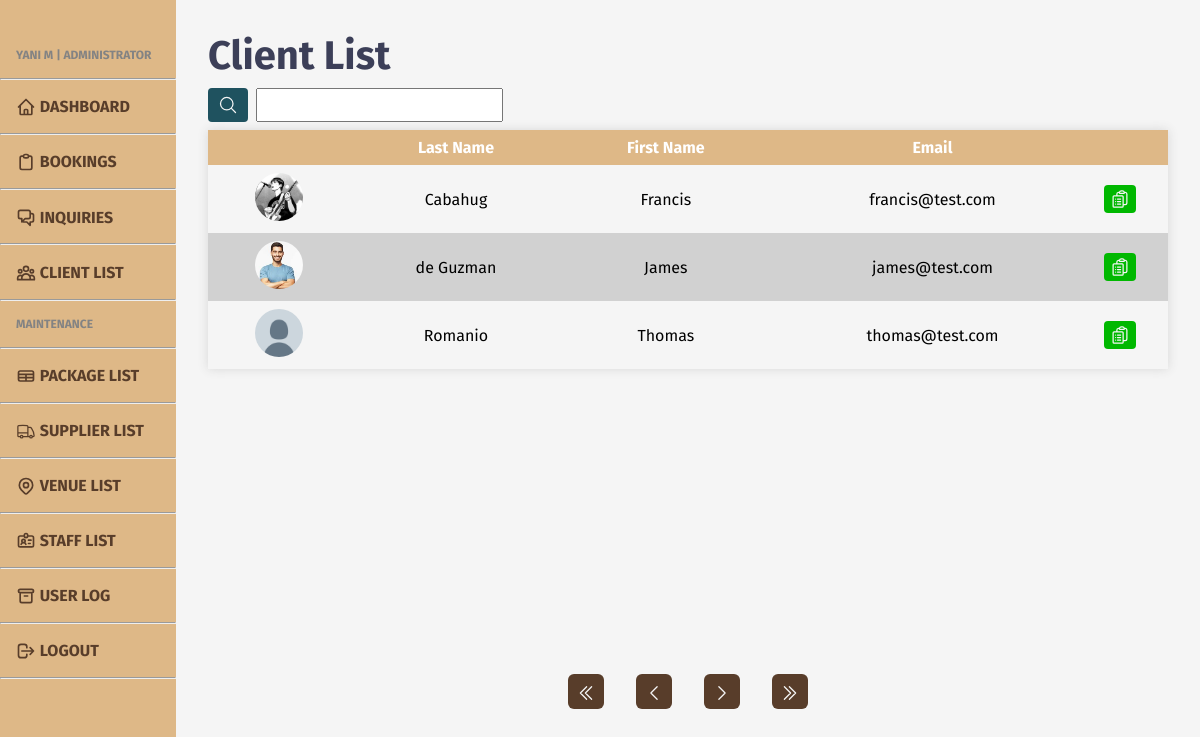
The app's page /admin/admin-clients.php (signed in) with its own data.
### tables this page shows
CREATE TABLE `client` (
  `clnt_id` int(11) NOT NULL,
  `clnt_fn` varchar(50) NOT NULL,
  `clnt_mn` varchar(50) DEFAULT NULL,
  `clnt_ln` varchar(50) NOT NULL,
  `clnt_contno` varchar(11) NOT NULL,
  `clnt_add` varchar(100) NOT NULL,
  `clnt_email` varchar(100) NOT NULL,
  `clnt_pass` varchar(255) NOT NULL,
  `clnt_img` varchar(255) DEFAULT NULL
);

### admin/admin-clients.php (the view, shortened to what this page needs)
<?php
include '../includes/admin-head.php';
require '../db/database.php';
?>
<head>
    <link rel="stylesheet" href="../styles/admin/admin-upper.css">
</head>
<body>
    <?php
    include '../includes/admin-header.php';
    ?>
    <main class="content">
        <h1>Client List</h1>
        <form id="top-form" action="admin-clients.php" method="GET">
            <button name="search-submit" id="search"><svg xmlns="http://www.w3.org/2000/svg" fill="none" viewBox="0 0 24 24" stroke-width="1.5" stroke="currentColor" class="w-6 h-6">
                    <path stroke-linecap="round" stroke-linejoin="round" d="M21 21l-5.197-5.197m0 0A7.5 7.5 0 105.196 5.196a7.5 7.5 0 0010.607 10.607z" />
                </svg>
            </button>
            <input name="search" type="text">
        </form>
        <div class="tbl-cont">
            <table>
                <tr>
                    <th></th>
                    <th>Last Name</th>
                    <th>First Name</th>
                    <th>Email</th>
                    <th></th>
                </tr>
                <?php
                if (isset($_GET['search-submit'])) {
                    $queried = mysqli_real_escape_string($conn, preg_replace('/\s+/', ' ', trim($_GET['search'])));
                    if (strpos($queried, ", ")) {
                        $query = str_replace(", ", " ", $queried);
                        $keys = explode(" ", $query);
                    } else if (strpos($queried, ",")) {
                        $query = str_replace(",", " ", $queried);
                        $keys = explode(" ", $query);
                    } else {
                        $keys = explode(" ", $queried);
                    }
                    if (empty($queried)) {
                        unset($_COOKIE["search"]);
                        if (isset($_GET['pageno'])) {
                            $pageno = $_GET['pageno'];
                        } else {
                            $pageno = 1;
                        }
                        $no_of_records_per_page = 8;
                        $offset = ($pageno - 1) * $no_of_records_per_page;
                        $total_pages_sql = "SELECT COUNT(*) FROM client ORDER BY clnt_fn ASC";
                        $result = mysqli_query($conn, $total_pages_sql);
                        $total_rows = mysqli_fetch_array($result)[0];
                        $total_pages = ceil($total_rows / $no_of_records_per_page);
                        $sql = "SELECT * FROM client ORDER BY clnt_fn ASC LIMIT $offset, $no_of_records_per_page";
                        $res_data = mysqli_query($conn, $sql);
                        while ($row = mysqli_fetch_array($res_data)) { ?>
                            <tr>
                                <td>
                                    <div id="small-icon">
                                        <?php if ($row['clnt_img'] == NULL) { ?>
                                            <img src="../images/client/default.jpg">
                                        <?php } else { ?>
                                            <img src="../images/client/<?php echo $row['clnt_img']; ?>">
                                        <?php } ?>
                                    </div>
                                </td>
                                <td><?php echo $row['clnt_ln']; ?></td>
                                <td><?php echo $row['clnt_fn']; ?></td>
                                <td><?php echo $row['clnt_email']; ?></td>
                                <td class="btn">
                                    <form action="admin-clients-view.php?clnt_id=<?php echo $row['clnt_id']; ?>" method="post">
                                        <button name="view" id="view">
                                            <svg xmlns="http://www.w3.org/2000/svg" fill="none" viewBox="0 0 24 24" stroke-width="1.5" stroke="currentColor" class="w-6 h-6">
                                                <path stroke-linecap="round" stroke-linejoin="round" d="M9 12h3.75M9 15h3.75M9 18h3.75m3 .75H18a2.25 2.25 0 002.25-2.25V6.108c0-1.135-.845-2.098-1.976-2.192a48.424 48.424 0 00-1.123-.08m-5.801 0c-.065.21-.1.433-.1.664 0 .414.336.75.75.75h4.5a.75.75 0 00.75-.75 2.25 2.25 0 00-.1-.664m-5.8 0A2.251 2.251 0 0113.5 2.25H15c1.012 0 1.867.668 2.15 1.586m-5.8 0c-.376.023-.75.05-1.124.08C9.095 4.01 8.25 4.973 8.25 6.108V8.25m0 0H4.875c-.621 0-1.125.504-1.125 1.125v11.25c0 .621.504 1.125 1.125 1.125h9.75c.621 0 1.125-.504 1.125-1.125V9.375c0-.621-.504-1.125-1.125-1.125H8.25zM6.75 12h.008v.008H6.75V12zm0 3h.008v.008H6.75V15zm0 3h.008v.008H6.75V18z" />
                                            </svg>
                                        </button>
                                    </form>
                                </td>
                            </tr>
                        <?php }
                    } else {
                        $_COOKIE['search'] = $queried;
                        if (isset($_GET['pageno'])) {
                            $pageno = $_GET['pageno'];
                        } else {
                            $pageno = 1;
                        }
                        $no_of_records_per_page = 8;
                        $offset = ($pageno - 1) * $no_of_records_per_page;
                        $total_pages_sql = "SELECT COUNT(*) FROM client WHERE (clnt_fn LIKE '%$queried%' OR clnt_ln LIKE '%$queried%' OR clnt_email LIKE '%$queried%')";
                        foreach ($keys as $k) {
                            $total_pages_sql .= " OR clnt_fn LIKE '%$k%' OR clnt_ln LIKE '%$k%' OR clnt_email LIKE '%$k%'";
                        }
                        $result = mysqli_query($conn, $total_pages_sql);
                        $total_rows = mysqli_fetch_array($result)[0];
                        $total_pages = ceil($total_rows / $no_of_records_per_page);
                        $sql = "SELECT * FROM client WHERE (clnt_fn LIKE '%$queried%' OR clnt_ln LIKE '%$queried%' OR clnt_email LIKE '%$queried%')";
                        foreach ($keys as $k) {
                            $sql .= " OR clnt_fn LIKE '%$k%' OR clnt_ln LIKE '%$k%' OR clnt_email LIKE '%$k%'";
                        }
                        $sql .= "LIMIT $offset, $no_of_records_per_page";
                        $res_data = mysqli_query($conn, $sql);
                        while ($row = mysqli_fetch_array($res_data)) { ?>
                            <tr>
                                <td>
                                    <div id="small-icon">
                                        <?php if ($row['clnt_img'] == NULL) { ?>
                                            <img src="../images/client/default.jpg">
                                        <?php } else { ?>
                                            <img src="../images/client/<?php echo $row['clnt_img']; ?>">
                                        <?php } ?>
                                    </div>
                                </td>
                                <td><?php echo $row['clnt_ln']; ?></td>
                                <td><?php echo $row['clnt_fn']; ?></td>
                                <td><?php echo $row['clnt_email']; ?></td>
                                <td class="btn">
                                    <form action="admin-clients-view.php?clnt_id=<?php echo $row['clnt_id']; ?>" method="post">
                                        <button name="view" id="view">
                                            <svg xmlns="http://www.w3.org/2000/svg" fill="none" viewBox="0 0 24 24" stroke-width="1.5" stroke="currentColor" class="w-6 h-6">
                                                <path stroke-linecap="round" stroke-linejoin="round" d="M9 12h3.75M9 15h3.75M9 18h3.75m3 .75H18a2.25 2.25 0 002.25-2.25V6.108c0-1.135-.845-2.098-1.976-2.192a48.424 48.424 0 00-1.123-.08m-5.801 0c-.065.21-.1.433-.1.664 0 .414.336.75.75.75h4.5a.75.75 0 00.75-.75 2.25 2.25 0 00-.1-.664m-5.8 0A2.251 2.251 0 0113.5 2.25H15c1.012 0 1.867.668 2.15 1.586m-5.8 0c-.376.023-.75.05-1.124.08C9.095 4.01 8.25 4.973 8.25 6.108V8.25m0 0H4.875c-.621 0-1.125.504-1.125 1.125v11.25c0 .621.504 1.125 1.125 1.125h9.75c.621 0 1.125-.504 1.125-1.125V9.375c0-.621-.504-1.125-1.125-1.125H8.25zM6.75 12h.008v.008H6.75V12zm0 3h.008v.008H6.75V15zm0 3h.008v.008H6.75V18z" />
                                            </svg>
                                        </button>
                                    </form>
                                </td>
                            </tr>
                        <?php }
                    };
                } else {
                    if (isset($_GET['pageno'])) {
                        $pageno = $_GET['pageno'];
                    } else {
                        $pageno = 1;
                    }
                    $no_of_records_per_page = 8;
                    $offset = ($pageno - 1) * $no_of_records_per_page;
                    $total_pages_sql = "SELECT COUNT(*) FROM client ORDER BY clnt_fn ASC";
                    $result = mysqli_query($conn, $total_pages_sql);
                    $total_rows = mysqli_fetch_array($result)[0];
                    $total_pages = ceil($total_rows / $no_of_records_per_page);
                    $sql = "SELECT * FROM client ORDER BY clnt_fn ASC LIMIT $offset, $no_of_records_per_page";
                    $res_data = mysqli_query($conn, $sql);
                    while ($row = mysqli_fetch_array($res_data)) { ?>
                        <tr>
                            <td>
                                <div id="small-icon">
                                    <?php if ($row['clnt_img'] == NULL) { ?>
                                        <img src="../images/client/default.jpg">
                                    <?php } else { ?>
                                        <img src="../images/client/<?php echo $row['clnt_img']; ?>">
                                    <?php } ?>
                                </div>
                            </td>
                            <td><?php echo $row['clnt_ln']; ?></td>
                            <td><?php echo $row['clnt_fn']; ?></td>
                            <td><?php echo $row['clnt_email']; ?></td>
                            <td class="btn">
                                <form action="admin-clients-view.php?clnt_id=<?php echo $row['clnt_id']; ?>" method="post">
                                    <button name="view" id="view">
                                    </button>
                                </form>
                            </td>
                        </tr>
                <?php };
                }
                ?>
            </table>
        </div>
        <?php if (!empty($_COOKIE['search'])) { ?>
            <div class="pagination">
                <ul>
                    <li>
                        <a href="<?php echo "?search=" . ($_COOKIE['search']) . "&search-submit=&pageno=1" ?> ">
                            <svg xmlns="http://www.w3.org/2000/svg" fill="none" viewBox="0 0 24 24" stroke-width="1.5" stroke="currentColor" class="w-6 h-6">
                                <path stroke-linecap="round" stroke-linejoin="round" d="M18.75 19.5l-7.5-7.5 7.5-7.5m-6 15L5.25 12l7.5-7.5" />
                            </svg>
                        </a>
                    </li>
                    <li class="<?php if ($pageno <= 1) {
                                    echo 'disabled';
                                } ?>">
                        <a href="<?php if ($pageno <= 1) {
                                        echo '#';
                                    } else {
                                        echo "?search=" . ($_COOKIE['search']) . "&search-submit=&pageno=" . ($pageno - 1);
                                    } ?>">
                            <svg xmlns="http://www.w3.org/2000/svg" fill="none" viewBox="0 0 24 24" stroke-width="1.5" stroke="currentColor" class="w-6 h-6">
                                <path stroke-linecap="round" stroke-linejoin="round" d="M15.75 19.5L8.25 12l7.5-7.5" />
                            </svg>
                        </a>
                    </li>
                    <li class="<?php if ($pageno >= $total_pages) {
                                    echo 'disabled';
                                } ?>">
                        <a href="<?php if ($pageno >= $total_pages) {
                                        echo '#';
                                    } else {
                                        echo "?search=" . ($_COOKIE['search']) . "&search-submit=&pageno=" . ($pageno + 1);
                                    } ?>">
                            <svg xmlns="http://www.w3.org/2000/svg" fill="none" viewBox="0 0 24 24" stroke-width="1.5" stroke="currentColor" class="w-6 h-6">
                                <path stroke-linecap="round" stroke-linejoin="round" d="M8.25 4.5l7.5 7.5-7.5 7.5" />
                            </svg>
                        </a>
                    </li>
                    <li><a href="<?php echo "?search=" . ($_COOKIE['search']) . "&search-submit=&pageno=" . $total_pages ?>">
                            <svg xmlns="http://www.w3.org/2000/svg" fill="none" viewBox="0 0 24 24" stroke-width="1.5" stroke="currentColor" class="w-6 h-6">
                                <path stroke-linecap="round" stroke-linejoin="round" d="M11.25 4.5l7.5 7.5-7.5 7.5m-6-15l7.5 7.5-7.5 7.5" />
                            </svg>
                        </a></li>
                </ul>
            </div>
        <?php } else { ?>
            <div class="pagination">
                <ul>
                    <li><a href="?pageno=1">
                            <svg xmlns="http://www.w3.org/2000/svg" fill="none" viewBox="0 0 24 24" stroke-width="1.5" stroke="currentColor" class="w-6 h-6">
                                <path stroke-linecap="round" stroke-linejoin="round" d="M18.75 19.5l-7.5-7.5 7.5-7.5m-6 15L5.25 12l7.5-7.5" />
                            </svg>
                        </a></li>
                    <li class="<?php if ($pageno <= 1) {
                                    echo 'disabled';
                                } ?>">
                        <a href="<?php if ($pageno <= 1) {
                                        echo '#';
                                    } else {
                                        echo "?pageno=" . ($pageno - 1);
                                    } ?>">
                            <svg xmlns="http://www.w3.org/2000/svg" fill="none" viewBox="0 0 24 24" stroke-width="1.5" stroke="currentColor" class="w-6 h-6">
                                <path stroke-linecap="round" stroke-linejoin="round" d="M15.75 19.5L8.25 12l7.5-7.5" />
                            </svg>
                        </a>
                    </li>
                    <li class="<?php if ($pageno >= $total_pages) {
                                    echo 'disabled';
                                } ?>">
                        <a href="<?php if ($pageno >= $total_pages) {
                                        echo '#';
                                    } else {
                                        echo "?pageno=" . ($pageno + 1);
                                    } ?>">
                            <svg xmlns="http://www.w3.org/2000/svg" fill="none" viewBox="0 0 24 24" stroke-width="1.5" stroke="currentColor" class="w-6 h-6">
                                <path stroke-linecap="round" stroke-linejoin="round" d="M8.25 4.5l7.5 7.5-7.5 7.5" />
                            </svg>
                        </a>
                    </li>
                    <li><a href="?pageno=<?php echo $total_pages; ?>"><svg xmlns="http://www.w3.org/2000/svg" fill="none" viewBox="0 0 24 24" stroke-width="1.5" stroke="currentColor" class="w-6 h-6">
                                <path stroke-linecap="round" stroke-linejoin="round" d="M11.25 4.5l7.5 7.5-7.5 7.5m-6-15l7.5 7.5-7.5 7.5" />
                            </svg>
                        </a></li>
                </ul>
            </div>
        <?php } ?>
    </main>
    </div>
</body>
</html>

### records on screen
client: clnt_img (picture), clnt_ln "Cabahug", clnt_fn "Francis", clnt_email "francis@test.com"
client: clnt_img (picture), clnt_ln "de Guzman", clnt_fn "James", clnt_email "james@test.com"
client: clnt_ln "Romanio", clnt_fn "Thomas", clnt_email "thomas@test.com"
